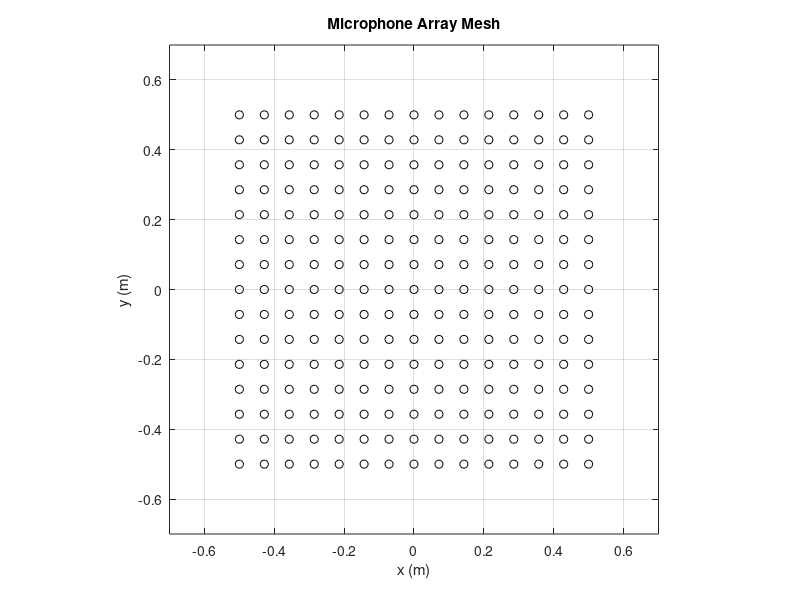
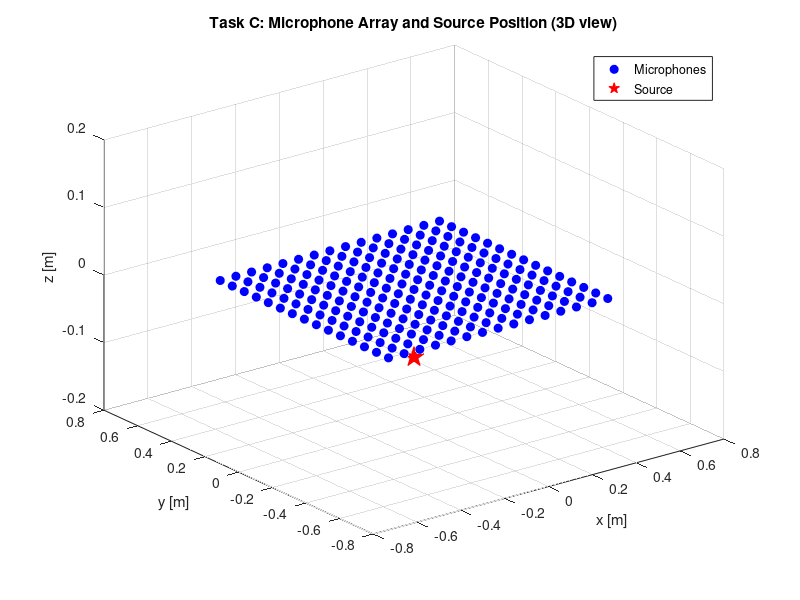
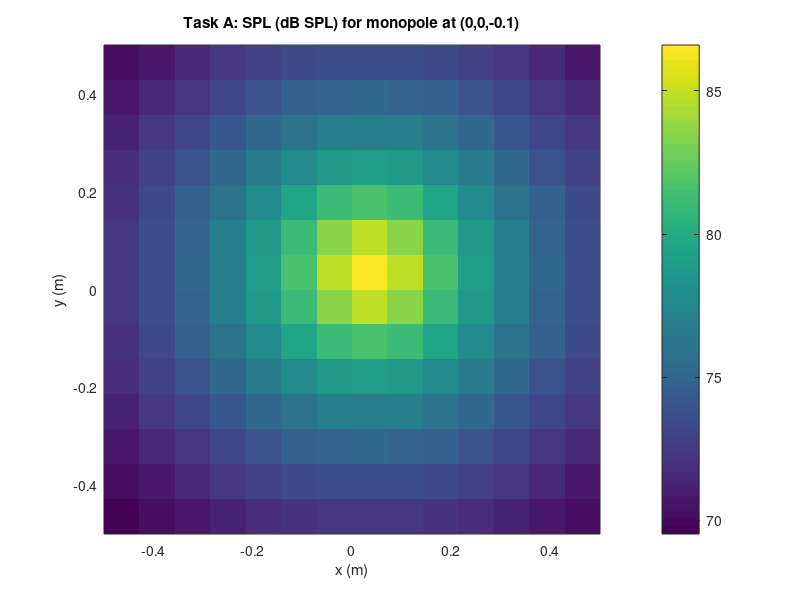
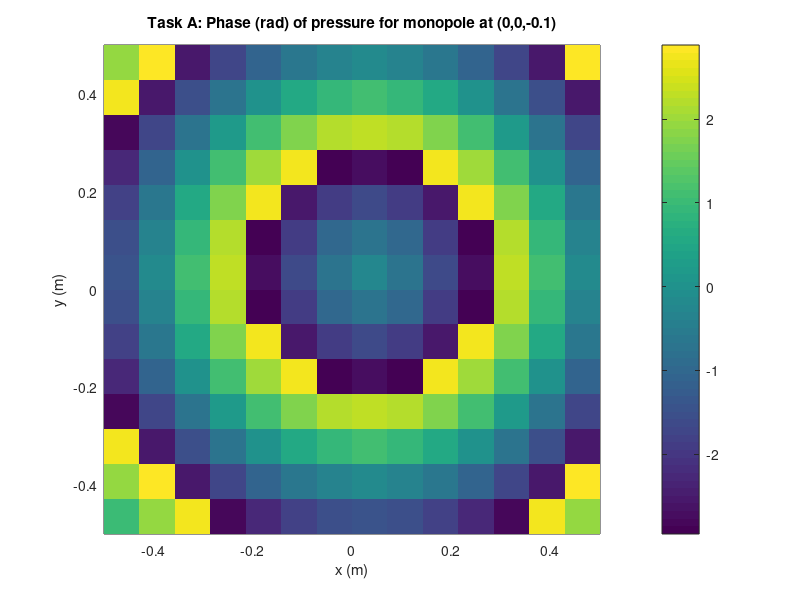

Write MATLAB code to recreate these figures, in order.
%% Wavenumber transform, Lab 7

% This script solves tasks A to E from the lab exercise
% It is divided into sections and contains result discussion in comments
% Authors: s243674, s243592, s243590, s242987

clear; close all; clc;
%% Constants

c = 343;            % Speed of sound (m/s)
rho = 1.21;           % Air density (kg/m^3)
Q = 1e-4;           % Monopole volume velocity (m^3/s)
L = 1;               % Mic array size in x and y axis (m)
Lx=L;
Ly=L;
M = 15;            % Number of microphones per x/y dimension
N = 512;              % Number of lines per dimension of the FFTs (for zero padding)
f = 1000;             % Frequency (Hz)
omega = 2 * pi * f;   
k = omega / c;        

%% Define microphone grid

x = linspace(-Lx/2, Lx/2, M);   % x-Mics creations
y = linspace(-Ly/2, Ly/2, M);   % y-Mics creations
[X, Y] = meshgrid(x, y);
dx = x(2) - x(1);             % space between each mics
dy = y(2) - y(1);             % dx and dy are both computed but dx=dy as Lx=Ly

figure(1);
plot(X, Y, 'ko');
title('Microphone Array Mesh');
xlim([-0.7*L 0.7*L]); ylim([-0.7*L 0.7*L]);   % allows to see mics nicely
xlabel('x (m)'); ylabel('y (m)');
grid on; axis equal;

%% Define wavenumber grid

kx = (-N/2:N/2-1) * (2 * pi / (N * dx));    % Using N to make size match P_k size
ky = (-N/2:N/2-1) * (2 * pi / (N * dy));
kx = -kx;                  % Correct FFT sign convention???
ky = -ky;                  % Correct FFT sign convention???
[KX, KY] = meshgrid(kx, ky);



%% TASK A - Source at (0,0,-0.1)
z_source = -0.1;                                                 % Normal (z) distance of the monopole to the array plane (x,y) 
R = sqrt(X.^2 + Y.^2 + (0 - z_source).^2);                      % Distance from the monopole to each microphone position (15x15)
p = 1j * omega * rho * Q ./ (4 * pi * R) .* exp(-1j * k * R);   % Pressure at each measurment microphone of the array (15x15) (eq.9.2 from the book)

% SPL calculation
p_rms = abs(p)/ sqrt(2);
SPL = 20 * log10(p_rms / 2e-5);

x0 =0; y0 = 0;     

figure(2);
hold on;
plot3(X(:), Y(:), zeros(size(X(:))), 'bo', 'MarkerFaceColor', 'b');
plot3(x0, y0, -0.1, 'rp', 'MarkerSize', 15, 'MarkerFaceColor', 'r');
title('Task C: Microphone Array and Source Position (3D view)');
xlabel('x [m]'); ylabel('y [m]'); 
zlabel('z [m]');
grid on;
legend('Microphones','Source');
view(3);
zlim([-0.2, 0.2])
%  axis equal;

figure(3);
pcolor(X, Y, SPL); shading flat; colorbar;
title('Task A: SPL (dB SPL) for monopole at (0,0,-0.1)');
xlabel('x (m)'); ylabel('y (m)');

figure(4);
pcolor(X, Y, angle(p)); shading flat; colorbar;
title('Task A: Phase (rad) of pressure for monopole at (0,0,-0.1)');
xlabel('x (m)'); ylabel('y (m)');

% ANALYSIS : The sound pressure level figure 1 shows an expected maxima of
% pressure for the microphone which distance to the monopole is the
% smallest (the microphone at coordonates (0,0,0)). The sound pressure
% level then decreases with R, so in each x-y direction to the center 
% microphone similarly, creating a radially symetrical figure. Those points
% being further and further away from the center microphone also receive a
% wave that travelled during more time, therefore the phase also follows a
% sinusoidal behavior in all radial directions to the center microphone.

%% TASK B - Wavenumber spectrum at 1kHz and 500Hz

% Same methodology but for two different frequencies
f = 1000;
omega = 2 * pi * f;
k = omega / c;
R = sqrt(X.^2 + Y.^2 + (0 - z_source).^2);
p = 1j * omega * rho * Q ./ (4 * pi * R) .* exp(-1j * k * R);
P_k = fftshift(fft2(p, N, N));
kz = sqrt(k^2 - KX.^2 - KY.^2);


fig5 = figure(5);
set(fig5,"position",[0,0,1000,400]);
subplot(1,2,1);
pcolor(KX, KY, abs(P_k)); 
shading flat; 
colorbar;
title('Task B: Wavenumber spectrum (rad/m) at 1kHz');
xlabel('k_x (rad/m)'); ylabel('k_y (rad/m)');

figure(6);
pcolor(KX, KY, angle(P_k)); 
shading flat; 
colorbar;
title('Task B: Wavenumber spectrum phase (rad) at 1kHz');
xlabel('k_x (rad/m)'); ylabel('k_y (rad/m)');

figure(7);
pcolor(KX, KY, real(kz)); shading flat; colorbar;
title('Task B: Real part of k_z at 1kHz');
xlabel('k_x [rad/m]'); ylabel('k_y [rad/m]');

figure(8);
pcolor(KX, KY, imag(kz)); shading flat; colorbar;
title('Task B: Imag part of k_z at 1kHz');
xlabel('k_x [rad/m]'); ylabel('k_y [rad/m]');

% Changing f=100 to f500
f = 500;
omega = 2 * pi * f;
k = omega / c;
R = sqrt(X.^2 + Y.^2 + (0 - z_source).^2);
p = 1j * omega * rho * Q ./ (4 * pi * R) .* exp(-1j * k * R);
P_k = fftshift(fft2(p, N, N));
kz = sqrt(k^2 - KX.^2 - KY.^2);

figure(5);
subplot(1,2,2);
pcolor(KX, KY, abs(P_k)); 
shading flat; 
colorbar;
title('Task B: Wavenumber spectrum of pressure at 500Hz');
xlabel('k_x (rad/m)'); ylabel('k_y (rad/m)');

figure(10);
pcolor(KX, KY, angle(P_k)); 
shading flat; 
colorbar;
title('Task B: Wavenumber phase spectrum of pressure at 500Hz');
xlabel('k_x (rad/m)'); ylabel('k_y (rad/m)');

figure(11);
pcolor(KX, KY, real(kz)); shading flat; colorbar;
title('Task B: Real part of k_z at 500 Hz');
xlabel('k_x [rad/m]'); ylabel('k_y [rad/m]');

figure(12);
pcolor(KX, KY, imag(kz)); shading flat; colorbar;
title('Task B: Imag part of k_z at 500 Hz');
xlabel('k_x [rad/m]'); ylabel('k_y [rad/m]');

% B Analysis:
% Since the microphone array is quite close to the source we are able to
% observe the evanescent waves as well as the traveling waves. Since the
% source is a point source positioned in the middle of the microphone array (x,y) % plane, we can clearly see a circle-like shape of the wavenumber spectrum.
% The dot with high pressure directly in the middle represents the plane wave traveling normal to the surface we are observing. 
% The circle around this represents the spherical behavior from the source propagating waves as all the waves travel 
% from the center towards the ends of our array. It can be seen that the
% circle has a larger radius for the 1 kHz signal compared to the 500 Hz
% signal because the larger wavelength of 500 Hz results in a smaller value
% for the wavenumbers since k^2=kx^2+ky^2+kz^2. This equation illustrates the
% link between the radius of the seen circle to the frequency of the
% signal. This can even better be observed in the plot of the real and
% imaginary part of the wave spectrum. The imaginary part of kz being zero inside
% the circle and growing outside the circle. This shows that outside of the
% radius kx+ky>k indicating evanescent waves and inside kx+ky<k indicating
% propagating waves. The periodic artefacts seen towards larger values of kx and ky are results of the truncation of the sum of modes.




%% TASK C - Source at corner (L/2, L/2, -0.1)

f = 1000;
omega = 2 * pi * f;
k = omega / c;
x0 = L/2; y0 = L/2;                                       % New source coordinates
R = sqrt((X - x0).^2 + (Y - y0).^2 + (0 - z_source).^2);
p = 1j * omega * rho * Q ./ (4 * pi * R) .* exp(-1j * k * R);
P_k = fftshift(fft2(p, N, N));
kz = sqrt(k^2 - KX.^2 - KY.^2);

figure(13);
hold on;
plot3(X(:), Y(:), zeros(size(X(:))), 'bo', 'MarkerFaceColor', 'b');
plot3(x0, y0, -0.1, 'rp', 'MarkerSize', 15, 'MarkerFaceColor', 'r');
title('Task C: Microphone Array and Source Position (3D view)');
xlabel('x [m]'); ylabel('y [m]'); 
zlabel('z [m]');
grid on;
legend('Microphones','Source');
view(3); axis equal;

figure(14);
pcolor(KX, KY, abs(P_k)); 
shading flat; 
colorbar;
title('Task C: Wavenumber magnitude spectrum of pressure at corner (L/2, L/2)');
xlabel('k_x [rad/m]'); ylabel('k_y [rad/m]');

figure(15);
pcolor(KX, KY, angle(P_k)); 
shading flat; 
colorbar;
title('Task C: Wavenumber phase spectrum of pressure at corner (L/2, L/2)');
xlabel('k_x [rad/m]'); ylabel('k_y [rad/m]');

figure(16);
pcolor(KX, KY, real(kz)); shading flat; colorbar;
title('Task B: Real part of k_zz for cornered source');
xlabel('k_x [rad/m]'); ylabel('k_y [rad/m]');

figure(17);
pcolor(KX, KY, imag(kz)); shading flat; colorbar;
title('Task B: Imag part of k_z for cornered source');
xlabel('k_x [rad/m]'); ylabel('k_y [rad/m]');


% C Analysis:
% Now in the case of the source being positioned in a corner of our array,
% all the plane waves are traveling with an initial angle to the array, and 
% therefore travel towards the negative kx and ky. The wavenumber 
% specturm can here be analysed like a vector pointing towards the direction of 
% propagation of the waves.
% Compared to the first wavenumber spectrum in figure 5, it is just one
% corner of the circle without the center dot. Showing a similar radius
% from 0 but only propagating in the negative x/y direction.
% Again, the artifacts which look like a repetition of the shape are due to
% the truncation error.



%% TASK D - Source at (0,0,-3)
x0 = 0; y0 = 0;  
z_source = -3;
f = 1000;
omega = 2 * pi * f;
k = omega / c;
R = sqrt(X.^2 + Y.^2 + (0 - z_source).^2);
p = 1j * omega * rho * Q ./ (4 * pi * R) .* exp(-1j * k * R);

figure(18);
hold on;
plot3(X(:), Y(:), zeros(size(X(:))), 'bo', 'MarkerFaceColor', 'b');
plot3(x0, y0, z_source, 'rp', 'MarkerSize', 15, 'MarkerFaceColor', 'r');
title('Task C: Microphone Array and Source Position (3D view)');
xlabel('x (m)'); ylabel('y (m)'); 
zlabel('z (m)');
grid on;
legend('Microphones','Source');
view(3); axis equal;


% SPL calculation
p_rms = abs(p) / sqrt(2);
SPL = 20 * log10(p_rms / 2e-5);

figure(19);
pcolor(X, Y, SPL); shading flat; colorbar;
title('Task D: SPL (dB SPL) for source at (0,0,-3)');
xlabel('x (m)'); ylabel('y (m)');

figure(20);
pcolor(X, Y, angle(p)); shading flat; colorbar;
title('Task D: Phase (rad) of pressure for source at (0,0,-3)');
xlabel('x (m)'); ylabel('y (m)');

P_k = fftshift(fft2(p, N, N));
kz = sqrt(k^2 - KX.^2 - KY.^2);

figure(21);
pcolor(KX, KY, abs(P_k)); shading flat; colorbar;
title('Task D: Wavenumber magnitude spectrum of pressure at (0,0,-3)');
xlabel('k_x (rad/m)'); ylabel('k_y (rad/m)');

figure(22);
pcolor(KX, KY, angle(P_k)); shading flat; colorbar;
title('Task D: Wavenumber phase spectrum of pressure at (0,0,-3)');
xlabel('k_x (rad/m)'); ylabel('k_y (rad/m)');

figure(23);
pcolor(KX, KY, real(kz)); shading flat; colorbar;
title('Task D: Real part of k_z at (0,0,-3)');
xlabel('k_x (rad/m)'); ylabel('k_y (rad/m)');

figure(24);
pcolor(KX, KY, imag(kz)); shading flat; colorbar;
title('Task D: Imag part of k_z at (0,0,-3)');
xlabel('k_x (rad/m)'); ylabel('k_y (rad/m)');


% D Analysis% In this case, the source is positioned in the center again but 3 m away 
% from the microphone array indicating that the array is more or less
% in the farfield of the source. Far from the source, all the evanescent waves magnitudes have
% already decayed a lot. This indicates that, for the microphone array, it looks in
% the wavenumber spectrum like a plane wave which is shown by a dot in the
% middle. By comparing the SPL values from figure 3 and figure 19 we can
% also see the level decay caused by the distance and the 1/r decrease.



%% TASK E - Wavenumber spectrum of normal velocity (Source at (0,0,-0.1))
z_source = -0.1;
f = 1000;
omega = 2 * pi * f;
k = omega / c;
R = sqrt(X.^2 + Y.^2 + (0 - z_source).^2);
p = 1j * omega * rho * Q ./ (4 * pi * R) .* exp(-1j * k * R);

uz = p ./ (1j * omega * rho) .* (0 - z_source) ./ R;
Uz_k = fftshift(fft2(uz, N, N));
kz = sqrt(k^2 - KX.^2 - KY.^2);

figure(25);
pcolor(KX, KY, abs(Uz_k)); shading flat; colorbar;
title('Task E: Wavenumber magnitude spectrum of normal velocity');
xlabel('k_x (rad/m)'); ylabel('k_y (rad/m)');

figure(26);
pcolor(KX, KY, angle(Uz_k)); shading flat; colorbar;
title('Task E: Wavenumber phase spectrum of normal velocity');
xlabel('k_x (rad/m)'); ylabel('k_y (rad/m)');

figure(27);
pcolor(KX, KY, real(kz)); shading flat; colorbar;
title('Task E: Real part of k_z for normal velocity');
xlabel('k_x (rad/m)'); ylabel('k_y (rad/m)');

figure(28);
pcolor(KX, KY, imag(kz)); shading flat; colorbar;
title('Task E: Imag part of k_z for normal velocity');
xlabel('k_x (rad/m)'); ylabel('k_y (rad/m)');

% HAS TO BE ANALYSED
% here I'm a bit lost but i think the point is that they are somewhat out
% of phase I guess ??









% %% TASK D - Source at (0,0,-3)
% x0 = 0; y0 = 0;  
% z_source = -3;
% f = 1000;
% omega = 2 * pi * f;
% k = omega / c;
% R = sqrt(X.^2 + Y.^2 + (0 - z_source).^2);
% p = 1j * omega * rho * Q ./ (4 * pi * R) .* exp(-1j * k * R);

% figure(18);
% hold on;
% plot3(X(:), Y(:), zeros(size(X(:))), 'bo', 'MarkerFaceColor', 'b');
% plot3(x0, y0, z_source, 'rp', 'MarkerSize', 15, 'MarkerFaceColor', 'r');
% title('Task C: Microphone Array and Source Position (3D view)');
% xlabel('x (m)'); ylabel('y (m)'); 
% zlabel('z (m)');
% grid on;
% legend('Microphones','Source');
% view(3); axis equal;


% % SPL calculation
% p_rms = abs(p) / sqrt(2);
% SPL = 20 * log10(p_rms / 2e-5);

% figure(19);
% pcolor(X, Y, SPL); shading flat; colorbar;
% title('Task D: SPL (dB SPL) for source at (0,0,-3)');
% xlabel('x (m)'); ylabel('y (m)');

% figure(20);
% pcolor(X, Y, angle(p)); shading flat; colorbar;
% title('Task D: Phase (rad) of pressure for source at (0,0,-3)');
% xlabel('x (m)'); ylabel('y (m)');

% P_k = fftshift(fft2(p, N, N));
% kz = sqrt(k^2 - KX.^2 - KY.^2);

% figure(21);
% pcolor(KX, KY, abs(P_k)); shading flat; colorbar;
% title('Task D: Wavenumber magnitude spectrum of pressure at (0,0,-3)');
% xlabel('k_x (rad/m)'); ylabel('k_y (rad/m)');

% figure(22);
% pcolor(KX, KY, angle(P_k)); shading flat; colorbar;
% title('Task D: Wavenumber phase spectrum of pressure at (0,0,-3)');
% xlabel('k_x (rad/m)'); ylabel('k_y (rad/m)');

% figure(23);
% pcolor(KX, KY, real(kz)); shading flat; colorbar;
% title('Task D: Real part of k_z at (0,0,-3)');
% xlabel('k_x (rad/m)'); ylabel('k_y (rad/m)');

% figure(24);
% pcolor(KX, KY, imag(kz)); shading flat; colorbar;
% title('Task D: Imag part of k_z at (0,0,-3)');
% xlabel('k_x (rad/m)'); ylabel('k_y (rad/m)');

% % HAS TO BE ANALYSED




% %% TASK E - Wavenumber spectrum of normal velocity (Source at (0,0,-0.1))
% z_source = -0.1;
% f = 1000;
% omega = 2 * pi * f;
% k = omega / c;
% R = sqrt(X.^2 + Y.^2 + (0 - z_source).^2);
% p = 1j * omega * rho * Q ./ (4 * pi * R) .* exp(-1j * k * R);

% uz = p ./ (1j * omega * rho) .* (0 - z_source) ./ R;
% Uz_k = fftshift(fft2(uz, N, N));
% kz = sqrt(k^2 - KX.^2 - KY.^2);

% figure(25);
% pcolor(KX, KY, abs(Uz_k)); shading flat; colorbar;
% title('Task E: Wavenumber magnitude spectrum of normal velocity');
% xlabel('k_x (rad/m)'); ylabel('k_y (rad/m)');

% figure(26);
% pcolor(KX, KY, angle(Uz_k)); shading flat; colorbar;
% title('Task E: Wavenumber phase spectrum of normal velocity');
% xlabel('k_x (rad/m)'); ylabel('k_y (rad/m)');

% figure(27);
% pcolor(KX, KY, real(kz)); shading flat; colorbar;
% title('Task E: Real part of k_z for normal velocity');
% xlabel('k_x (rad/m)'); ylabel('k_y (rad/m)');

% figure(28);
% pcolor(KX, KY, imag(kz)); shading flat; colorbar;
% title('Task E: Imag part of k_z for normal velocity');
% xlabel('k_x (rad/m)'); ylabel('k_y (rad/m)');

% % HAS TO BE ANALYSED
